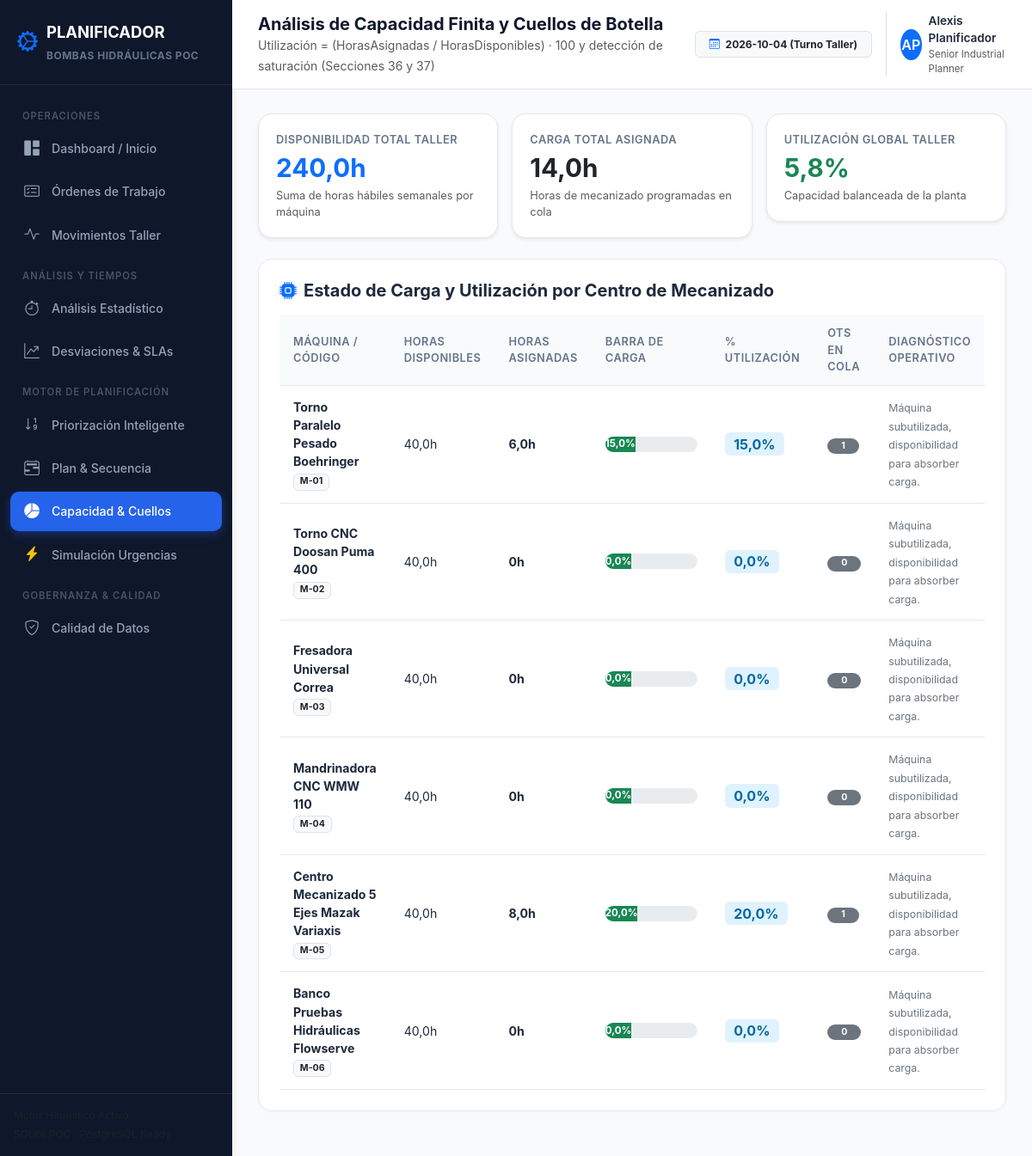
/scheduling/capacidad/, run on the app's committed database.
### planning/models.py (models this page shows, shortened)
class MCTMaquina(models.Model):
    idmaquina = models.BigIntegerField(primary_key=True, db_column='idmaquina')
    idsubseccion = models.BigIntegerField(null=True, blank=True, db_column='idsubseccion')
    nombremaquina = models.CharField(max_length=100, db_column='nombremaquina')
    codigomaquina = models.CharField(max_length=20, null=True, blank=True, db_column='codigomaquina')
    estado = models.IntegerField(default=1, db_column='estado')
    class Meta:
        managed = False
        db_table = 'mct_maquina'
        verbose_name = 'Máquina'
        verbose_name_plural = 'Máquinas'

### scheduling/views.py (the view)
# urls.py: path('capacidad/', views.capacidad_view, name='scheduling_capacidad'),
def capacidad_view(request):
    cap_data = calculate_machine_capacity()
    bottlenecks = detect_bottlenecks()
    context = {
        'capacidad': cap_data,
        'bottlenecks': bottlenecks
    }
    return render(request, 'scheduling/capacidad.html', context)

### analytics/services/duration_service.py (called while the page is built, shortened)
def get_current_time():
    now = timezone.now()
    if hasattr(now, 'tzinfo') and now.tzinfo is not None:
        return now.replace(tzinfo=None)
    return now

def calculate_real_duration(movimiento):
    ini = movimiento.fechainicio
    if hasattr(ini, 'tzinfo') and ini.tzinfo is not None:
        ini = ini.replace(tzinfo=None)
    now = get_current_time()
    diff = (now - ini).total_seconds()
    if diff < 0:
        diff = 0.0
    return {
        'idmovimiento': movimiento.idmovimientoordentrabajo,
        'estado': 'ABIERTO',
        'duracion_horas': round(diff / 3600.0, 2),
        'duracion_minutos': round(diff / 60.0, 1),
        'es_abierto': True,
        'es_valido': True,
        'error': None
    }

### scheduling/services/capacity_service.py (called while the page is built)
def detect_bottlenecks():
    cap_data = calculate_machine_capacity()
    cuellos = [m for m in cap_data['maquinas'] if m['utilizacion_pct'] > 100.0 or m['cantidad_ots_en_cola'] >= 3]
    return {
        'cuellos_de_botella': cuellos,
        'hay_cuellos': len(cuellos) > 0,
        'cantidad_saturadas': len([m for m in cuellos if m['utilizacion_pct'] > 100.0]),
        'resumen_capacidad': cap_data
    }

### templates/scheduling/capacidad.html (shortened to what this page needs)
{% extends 'base.html' %}
{% block page_heading %}Análisis de Capacidad Finita y Cuellos de Botella{% endblock %}
{% block page_subheading %}Utilización = (HorasAsignadas / HorasDisponibles) · 100 y detección de saturación (Secciones 36 y 37){% endblock %}
{% block content %}
<div class="row g-3 mb-4">
    <div class="col-md-4">
        <div class="kpi-card shadow-sm">
            <div class="kpi-title">Disponibilidad Total Taller</div>
            <div class="kpi-value text-primary">{{ capacidad.total_disp_taller }}h</div>
            <div class="kpi-subtext text-muted">Suma de horas hábiles semanales por máquina</div>
        </div>
    </div>
    <div class="col-md-4">
        <div class="kpi-card shadow-sm">
            <div class="kpi-title">Carga Total Asignada</div>
            <div class="kpi-value text-dark">{{ capacidad.total_carga_taller }}h</div>
            <div class="kpi-subtext text-muted">Horas de mecanizado programadas en cola</div>
        </div>
    </div>
    <div class="col-md-4">
        <div class="kpi-card shadow-sm">
            <div class="kpi-title">Utilización Global Taller</div>
            <div class="kpi-value {% if capacidad.utilizacion_global > 85 %}text-danger{% elif capacidad.utilizacion_global > 65 %}text-warning{% else %}text-success{% endif %}">
                {{ capacidad.utilizacion_global }}%
            </div>
            <div class="kpi-subtext text-muted">Capacidad balanceada de la planta</div>
        </div>
    </div>
</div>
<div class="modern-card">
    <h5 class="fw-bold mb-3"><i class="bi bi-cpu-fill text-primary me-2"></i>Estado de Carga y Utilización por Centro de Mecanizado</h5>
    <div class="table-responsive">
        <table class="table-modern">
            <thead>
                <tr>
                    <th>Máquina / Código</th>
                    <th>Horas Disponibles</th>
                    <th>Horas Asignadas</th>
                    <th>Barra de Carga</th>
                    <th>% Utilización</th>
                    <th>OTs en Cola</th>
                    <th>Diagnóstico Operativo</th>
                </tr>
            </thead>
            <tbody>
                {% for m in capacidad.maquinas %}
                <tr>
                    <td>
                        <div class="fw-bold">{{ m.nombremaquina }}</div>
                        <span class="badge bg-light text-dark border">{{ m.codigomaquina }}</span>
                    </td>
                    <td>{{ m.horas_disponibles }}h</td>
                    <td><strong>{{ m.horas_asignadas }}h</strong></td>
                    <td style="width: 25%;">
                        <div class="progress" style="height: 18px; border-radius: 10px;">
                            <div class="progress-bar {% if m.utilizacion_pct > 100 %}bg-danger{% elif m.utilizacion_pct >= 75 %}bg-warning{% else %}bg-success{% endif %}"
                                 role="progressbar"
                                 style="width: {% if m.utilizacion_pct > 100 %}100{% else %}{{ m.utilizacion_pct }}{% endif %}%; font-size: 0.72rem; font-weight: bold;">
                                {{ m.utilizacion_pct }}%
                            </div>
                        </div>
                    </td>
                    <td>
                        <span class="badge badge-{{ m.badge_class }} fs-6">{{ m.utilizacion_pct }}%</span>
                    </td>
                    <td>
                        <span class="badge bg-secondary rounded-pill px-3">{{ m.cantidad_ots_en_cola }}</span>
                    </td>
                    <td>
                        <span class="small text-secondary">{{ m.alerta }}</span>
                    </td>
                </tr>
                {% endfor %}
            </tbody>
        </table>
    </div>
</div>
{% endblock %}

### static/css/dashboard.css (style rules this page uses)
:root { --primary-color: #2563eb; --primary-hover: #1d4ed8; --sidebar-bg: #0f172a; --sidebar-text: #94a3b8; --sidebar-active: #1e293b; --bg-body: #f8fafc; --card-bg: #ffffff; --border-color: #e2e8f0; --text-primary: #1e293b; --text-muted: #64748b; --success-color: #10b981; --warning-color: #f59e0b; --danger-color: #ef4444; }
body { background-color: var(--bg-body); font-family: -apple-system, BlinkMacSystemFont, "Segoe UI", Roboto, "Helvetica Neue", Arial, sans-serif; color: var(--text-primary); margin: 0; padding: 0; }
.modern-card { background: #ffffff; border-radius: 16px; border: 1px solid var(--border-color); box-shadow: 0 2px 6px rgba(0,0,0,0.02); padding: 24px; margin-bottom: 24px; transition: transform 0.2s, box-shadow 0.2s; }
.kpi-card { border-radius: 16px; padding: 20px; background: #ffffff; border: 1px solid var(--border-color); position: relative; overflow: hidden; }
.kpi-title { font-size: 0.8rem; font-weight: 600; color: var(--text-muted); text-transform: uppercase; letter-spacing: 0.5px; margin-bottom: 8px; }
.kpi-value { font-size: 1.85rem; font-weight: 700; color: #0f172a; line-height: 1; }
.kpi-subtext { font-size: 0.8rem; margin-top: 8px; }
.badge-info { background-color: #e0f2fe; color: #0369a1; }
.table-modern { width: 100%; border-collapse: separate; border-spacing: 0; }
.table-modern th { background-color: #f8fafc; color: #64748b; font-weight: 600; font-size: 0.8rem; text-transform: uppercase; letter-spacing: 0.5px; padding: 12px 16px; border-bottom: 1px solid var(--border-color); }
.table-modern td { padding: 14px 16px; font-size: 0.88rem; border-bottom: 1px solid var(--border-color); vertical-align: middle; }

### data on the page
MCTMaquina: nombremaquina "Torno Paralelo Pesado Boehringer", codigomaquina "M-01"
MCTMaquina: nombremaquina "Torno CNC Doosan Puma 400", codigomaquina "M-02"
MCTMaquina: nombremaquina "Fresadora Universal Correa", codigomaquina "M-03"
MCTMaquina: nombremaquina "Mandrinadora CNC WMW 110", codigomaquina "M-04"
MCTMaquina: nombremaquina "Centro Mecanizado 5 Ejes Mazak Variaxis", codigomaquina "M-05"
MCTMaquina: nombremaquina "Banco Pruebas Hidráulicas Flowserve", codigomaquina "M-06"

### other printed values
{{ capacidad.total_disp_taller }} "240,0"
{{ capacidad.total_carga_taller }} "14,0"
{{ capacidad.utilizacion_global }} "5,8"
{{ m.horas_disponibles }} "40,0" "40,0" "40,0" "40,0" "40,0" "40,0"
{{ m.horas_asignadas }} "6,0" "0" "0" "0" "8,0" "0"
{{ m.utilizacion_pct }} "15,0" "0,0" "0,0" "0,0" "20,0" "0,0"
{{ m.cantidad_ots_en_cola }} "1" "0" "0" "0" "1" "0"
{{ m.alerta }} "Máquina subutilizada, disponibilidad para absorber carga." "Máquina subutilizada, disponibilidad para absorber carga." "Máquina subutilizada, disponibilidad para absorber carga." "Máquina subutilizada, disponibilidad para absorber carga." "Máquina subutilizada, disponibilidad para absorber carga." "Máquina subutilizada, disponibilidad para absorber carga."
